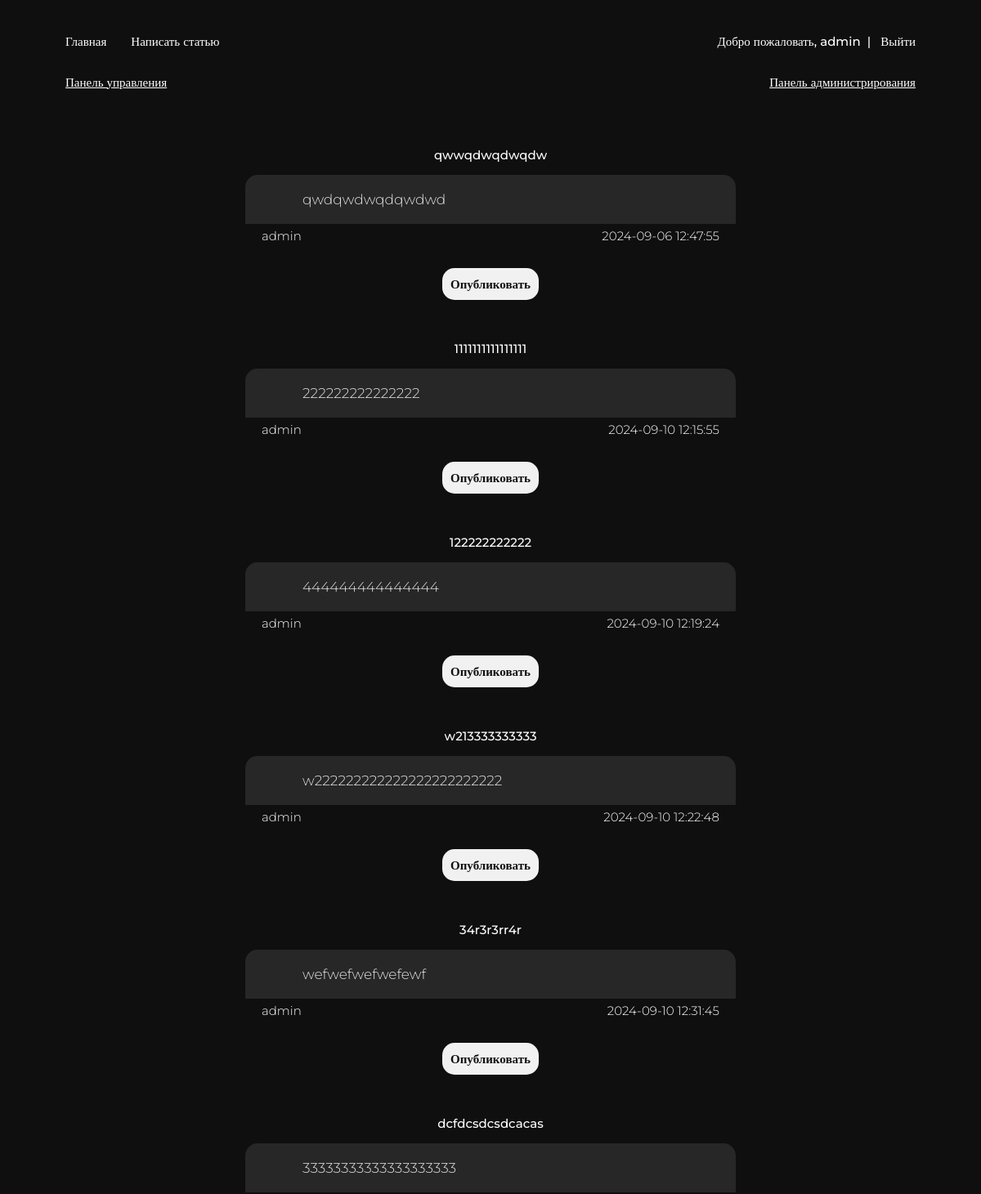
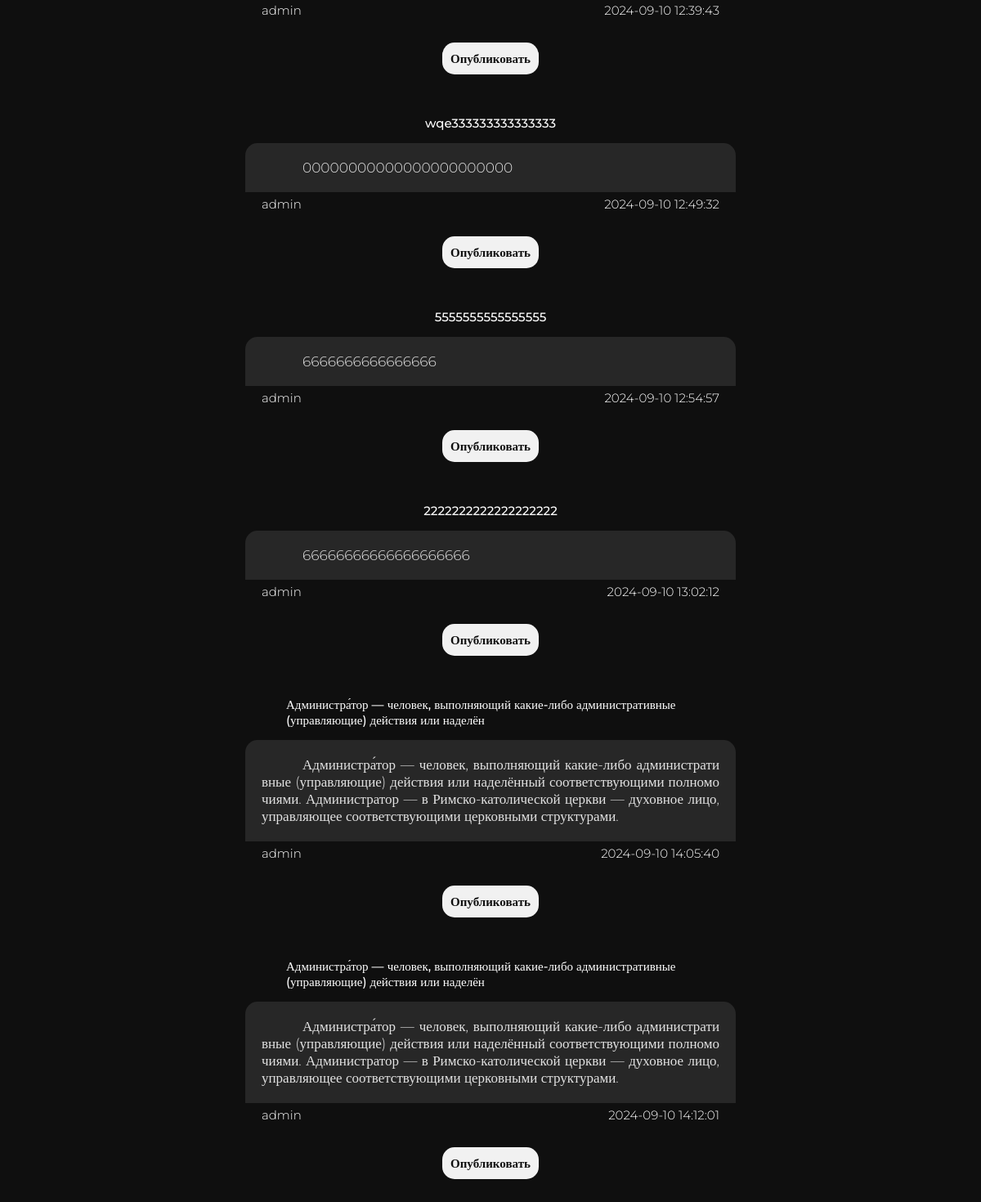
The app's page /control_panel/ (signed in) with its own data (2 pictures, top to bottom).
### main/models.py (models this page shows, shortened)
class Article(models.Model):
    title = models.CharField(max_length=100, verbose_name='название')
    text = models.CharField(max_length=10000, verbose_name='текст')
    date = models.DateTimeField(auto_now_add=True, verbose_name='дата добавления')
    author = models.ForeignKey(User, on_delete=models.CASCADE, verbose_name='автор')
    published = models.BooleanField(default=False, verbose_name='опубликовано ли')
    image = models.ImageField(upload_to='photos', blank=True, null=True, verbose_name='изображение')
    class Meta:
        verbose_name = 'статья'
        verbose_name_plural = 'статьи'

### main/views.py (the view)
# urls.py: path('control_panel/', views.control_panel, name='control_panel'),
def control_panel(request):
    if request.user.groups.filter(name='admin').exists():
        articles = Article.objects.filter(published=False)
        return render(request, 'control_panel.html', {'articles': articles})
    else:
        messages.error(request, 'У вас нету прав доступа к данной странице')
        return render(request, 'control_panel.html')

### main/templatetags/group_tags.py (called while the page is built)
@register.filter(name='has_group')
def has_group(user, group_name):
    return user.groups.filter(name=group_name).exists()

### main/templates/control_panel.html (shortened to what this page needs)
{% extends 'base.html' %}
{% block content %}
    <div class="home_wr">
        {% for article in articles %}
            <div class="con_pan_art_wr">
                <a href="{% url 'article' article.id %}" class="home_art_title">
                    {{ article.title }}
                </a>
                <div class="home_art_text">
                    {{ article.text }}
                </div>
                <div class="af_text">
                </div>
                <div class="comm_a_d">
                    <div class="comment_author">
                        {{ article.author }}
                    </div>
                    <div class="comment_date">
                        {{ article.date|date:"Y-m-d H:i:s" }}
                    </div>
                </div>
                <form class="form_but_pan" action="{% url 'publish_article' article.id %}" method="post">
                    <button class="publish_art_btn" data-article-id="{{ article.id }}" type="submit">
                        Опубликовать
                    </button>
                </form>
            </div>
        {% endfor %}
    </div>
{% endblock %}

### main/templates/base.html (shortened to what this page needs)
{% load static %}
{% load group_tags %}
<!DOCTYPE html>
<html lang="en">
<head>
    <link rel="stylesheet" href="{% static 'style.css' %}">
</head>
<body>
    <div class="header">
        <div class="head_h">
            <a href="/" class="header_main">Главная</a>
            <a href="{% url 'create_article_page' %}" class="header_create_article">Написать статью</a>
        </div>
        {% if user.is_authenticated %}
            <div class="user_log">
                <div class="welcome">
                    Добро пожаловать, {{ user.username }}
                </div>
                <form class="header_text" action="{% url 'logout' %}" method="post">
                    &nbsp;
                    |
                    &nbsp;
                    <button class="but_log" type="submit">Выйти</button>
                </form>
            </div>
        {% endif %}
    </div>
    {% if request.user|has_group:'admin' %}
        <div class="header">
            <a href="{% url 'control_panel' %}" class="control_panel">
                Панель управления
            </a>
            <a href="{% url 'admin:index' %}" class="control_panel">
                Панель администрирования
            </a>
        </div>
    {% endif %}
    {% block content %}
    {% endblock %}
</body>
</html>

### main/static/style.css (style rules this page uses)
* { margin: 0; padding: 0; box-sizing: border-box; font-family: "Montserrat", 'Trebuchet MS'; }
a { text-decoration: none; color: inherit; }
body { overflow-x: hidden; font-size: 20px; font-family: "Montserrat", 'Trebuchet MS'; font-weight: 300; background-color: #0f0f0f; color: white; }
.header { display: flex; justify-content: space-between; color: white; height: 100px; align-items: center; font-weight: 500; font-size: 15px; padding: 0 80px; }
.head_h { display: flex; gap: 30px; }
.user_log { display: flex; font-size: 15px; }
button { outline: none; border: 0; border-radius: 15px; background-color: #f1f1f1; color: #0f0f0f; font-size: 15px; padding: 10px; font-weight: 600; cursor: pointer; }
.home_wr { display: flex; flex-direction: column; padding-top: 30px; width: 50%; margin: 0 auto; }
.home_art_title { margin-bottom: 10px; max-width: 500px; overflow: hidden; margin: 0 auto; margin-bottom: 15px; font-size: 15px; font-weight: 500; }
.home_art_text { color :rgb(226, 226, 226); background-color: #272727; padding: 20px 20px 0 20px; border-top-left-radius: 15px; border-top-right-radius: 15px; text-indent: 50px; overflow: hidden; max-height: 13.5em; width: 100%; text-overflow: ellipsis; word-break: break-all; text-align: justify; font-size: 17px; }
.comm_a_d { display: flex; justify-content: space-between; margin-bottom: 30px; margin-top: 5px; }
.comment_date { margin-right: 20px; font-size: 15px; }
.comment_author { margin-left: 20px; font-size: 15px; }
.but_log { padding: 0; color: white; background-color: inherit; cursor: pointer; font-size: 15px; font-weight: inherit; }
.header:not(:first-of-type) { margin-top: -50px; }
.control_panel { text-decoration: underline; }
.form_but_pan { text-align: center; }
.con_pan_art_wr { display: flex; flex-direction: column; }
.publish_art_btn { margin-bottom: 50px; }
.af_text { height: 1em; background-color: #272727; }

### records on screen
Article: title "qwwqdwqdwqdw", text "qwdqwdwqdqwdwd", author "admin", date "2024-09-06 12:47:55"
Article: title "1111111111111111", text "222222222222222", author "admin", date "2024-09-10 12:15:55"
Article: title "122222222222", text "444444444444444", author "admin", date "2024-09-10 12:19:24"
Article: title "w213333333333", text "w222222222222222222222222", author "admin", date "2024-09-10 12:22:48"
Article: title "34r3r3rr4r", text "wefwefwefwefewf", author "admin", date "2024-09-10 12:31:45"
Article: title "dcfdcsdcsdcacas", text "33333333333333333333", author "admin", date "2024-09-10 12:39:43"
Article: title "wqe333333333333333", text "00000000000000000000000", author "admin", date "2024-09-10 12:49:32"
Article: title "5555555555555555", text "6666666666666666", author "admin", date "2024-09-10 12:54:57"
Article: title "2222222222222222222", text "66666666666666666666", author "admin", date "2024-09-10 13:02:12"
Article: title "Администра́тор — человек, выполняющий какие-либо административные (управляющие) действия или наделён", text "Администра́тор — человек, выполняющий какие-либо административные (управляющие) действия или наделённый соответствующими полномочиями. Администратор — в Римско-католической церкви — духовное лицо, управляющее соответствующими церковными структурами.", author "admin", date "2024-09-10 14:05:40"
Article: title "Администра́тор — человек, выполняющий какие-либо административные (управляющие) действия или наделён", text "Администра́тор — человек, выполняющий какие-либо административные (управляющие) действия или наделённый соответствующими полномочиями. Администратор — в Римско-католической церкви — духовное лицо, управляющее соответствующими церковными структурами.", author "admin", date "2024-09-10 14:12:01"

### other values on screen
{{ user.username }} "admin"
